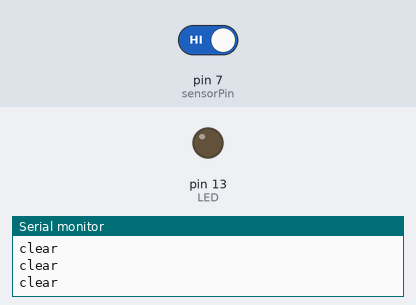
Simulated run of this sketch. Board: Arduino Nano, built with avr-gcc and run on an emulated ATmega328P. On the bench: output pins drawn as LEDs (lit = HIGH), the last lines printed to the serial monitor. The test bench sets the inputs (shaded band); at power-on: pin 7 (sensorPin) HIGH.

Above: at 1.2 s.
1.3 s: pin 7 (sensorPin) driven LOW
At 2.4 s:
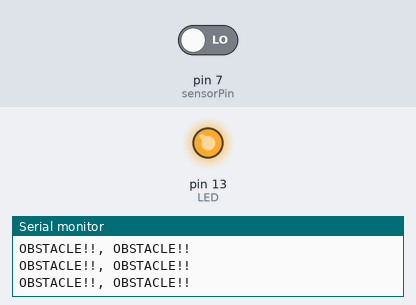
2.9 s: pin 7 (sensorPin) driven HIGH
At 3.7 s:
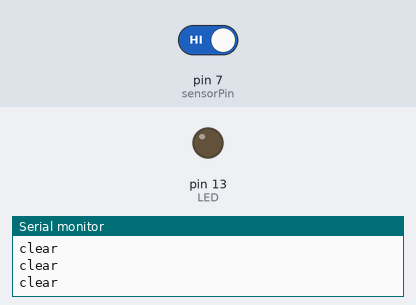
Timing chart, 0 to 5.9 s (numbered marks = the images above; inputs shaded):
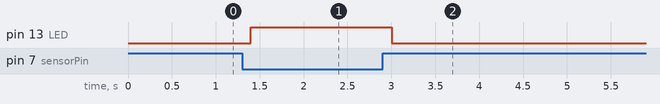

Measured:
- after the input at 1.3 s, pin 13 (LED): LOW → HIGH after 0.10 s
- after the input at 2.9 s, pin 13 (LED): HIGH → LOW after 0.10 s

The sketch:

FC51pro1.ino
```cpp
int LED = 13; // we will use the onboard LED of Arduino Nano
int sensorPin = 7; //sensor attached to digital pin 7 of the Arduino Nano
int sensorValue=HIGH; //By default, HIGH means that there are no obstracle

void setup() {
    pinMode(LED, OUTPUT);
    pinMode(sensorPin, INPUT);
    Serial.begin(9600);
}

void loop() {
    sensorValue = digitalRead(sensorPin);
    if (sensorValue == LOW) {
        Serial.println("OBSTACLE!!, OBSTACLE!!");

        digitalWrite(LED, HIGH);
    } else {
        Serial.println("clear");
        digitalWrite(LED, LOW);
    }
    delay(200);
}
```
